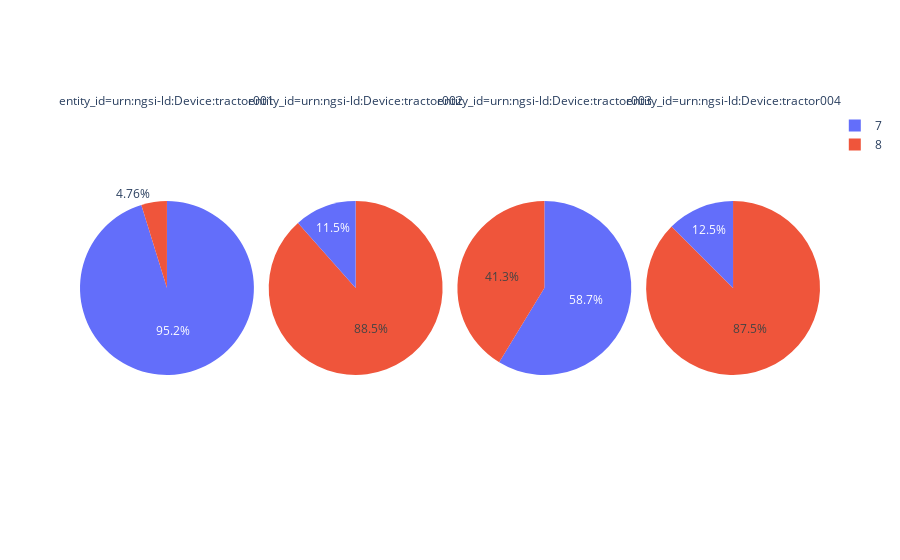

Notebook source saved alongside this figure:
### Markdown cell above
Pie-chart estados tractores

### Code cell
count2 = tractors[["entity_id", "status"]].groupby(["entity_id", "status"]).size().reset_index(name = "count")
total_count2 = count2.groupby('entity_id')['count'].transform('sum')
count2['percentage'] = (count['count'] / total_count) * 100
fig_pie = px.pie(count2, values="percentage", names="status", facet_col="entity_id")
fig_pie.show()

### Figure 1 — Plotly figure (JSON) as saved in the notebook; plotly's stock layout.template omitted (floating-point values rounded to 4 significant figures)
{"data": [{"domain": {"x": [0, 0.235], "y": [0, 1]}, "hovertemplate": "entity_id=urn:ngsi-ld:Device:tractor001<br>status=%{label}<br>percentage=%{value}<extra></extra>", "labels": [7, 8], "legendgroup": "", "name": "", "showlegend": true, "type": "pie", "values": [95.24, 4.762]}, {"domain": {"x": [0.255, 0.49], "y": [0, 1]}, "hovertemplate": "entity_id=urn:ngsi-ld:Device:tractor002<br>status=%{label}<br>percentage=%{value}<extra></extra>", "labels": [7, 8], "legendgroup": "", "name": "", "showlegend": true, "type": "pie", "values": [11.54, 88.46]}, {"domain": {"x": [0.51, 0.745], "y": [0, 1]}, "hovertemplate": "entity_id=urn:ngsi-ld:Device:tractor003<br>status=%{label}<br>percentage=%{value}<extra></extra>", "labels": [7, 8], "legendgroup": "", "name": "", "showlegend": true, "type": "pie", "values": [100, 70.37]}, {"domain": {"x": [0.765, 1.0], "y": [0, 1]}, "hovertemplate": "entity_id=urn:ngsi-ld:Device:tractor004<br>status=%{label}<br>percentage=%{value}<extra></extra>", "labels": [7, 8], "legendgroup": "", "name": "", "showlegend": true, "type": "pie", "values": [3.704, 25.93]}], "layout": {"annotations": [{"font": {}, "showarrow": false, "text": "entity_id=urn:ngsi-ld:Device:tractor001", "x": 0.1175, "xanchor": "center", "xref": "paper", "y": 1, "yanchor": "bottom", "yref": "paper"}, {"font": {}, "showarrow": false, "text": "entity_id=urn:ngsi-ld:Device:tractor002", "x": 0.3725, "xanchor": "center", "xref": "paper", "y": 1, "yanchor": "bottom", "yref": "paper"}, {"font": {}, "showarrow": false, "text": "entity_id=urn:ngsi-ld:Device:tractor003", "x": 0.6275, "xanchor": "center", "xref": "paper", "y": 1, "yanchor": "bottom", "yref": "paper"}, {"font": {}, "showarrow": false, "text": "entity_id=urn:ngsi-ld:Device:tractor004", "x": 0.8825, "xanchor": "center", "xref": "paper", "y": 1, "yanchor": "bottom", "yref": "paper"}], "legend": {"tracegroupgap": 0}, "margin": {"t": 60}}}
